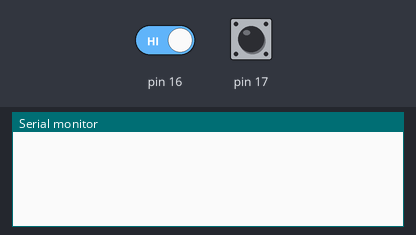
The sketch below on a simulated Arduino Uno, built with avr-gcc and run on an emulated ATmega328P. Shown: the last lines printed to the serial monitor. The inputs (shaded band) are chosen by the test bench; at power-on: pin 16 HIGH, pin 17 LOW.

Above: at 1.2 s.
1.3 s: pin 16 driven LOW
At 2.3 s:
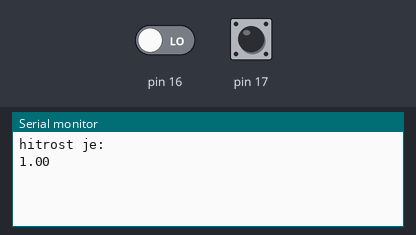
2.9 s: pin 17 pulsed HIGH 2 times (0.12 s each, 0.3 s apart)
At 4.5 s:
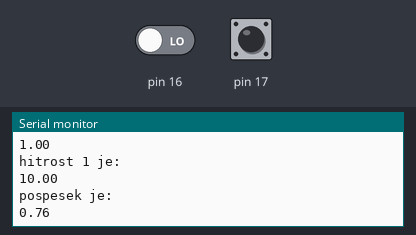

Measured:
- after the input at 1.3 s, the serial monitor: prints a new line after 0.11 s (image 1)
- after the input at 2.9 s, the serial monitor: prints a new line after 0.23 s (image 2)

The sketch:

Arduinoprogram.ino
```cpp
void setup() {
  // put your setup code here, to run once:
  pinMode(18,INPUT);
  Serial.begin(9600);

}

void loop() {
  // put your main code here, to run repeatedly:
  int stanje_vhoda =0;
  stanje_vhoda = digitalRead(16); // Prva vrata smo priključili na vhod števila 16.

   while(digitalRead(16) == 0){
   }
   long t1 = millis();
   delay(10);         //Čakam...
   //Serial.println("prekinjeno"); // Ko so prve svetlobna vrata prekinjena nam izpiše 0 oziroma prekinjeno. Začnemo beležiti čas (t1), ko se prekinejo.

   while(digitalRead(16) == 1){
   }
   long t2 = millis ();
   delay(10);     //Čakam...
   //Serial.println("prosto");  //Ko prva svetlobna vrata niso prekinjena nam izpiše 1 oziroma prosto. Zabeležimo čas(t2), ko so zopet prosta.

   long dt = (t2 - t1) ;  //Izračun spremembe zabeleženih časov na prvih svetlobnih vratih.
   //Serial.println(dt);
   delay(100);    //Čakam...

    Serial.println("hitrost je:");
    float v  = 1300 / (dt);     //1300 mm je enako velikosti prepreke, ki potuje skozi svetlobna vrata.
    Serial.println(v);//Izpiše se nam hitrost na prvih svetlobnih vratih.
    delay(100);     //Čakam...


    stanje_vhoda = digitalRead(17);   // Druga vrata smo priključili na vhod števila 17 (A3).

   while(digitalRead(17) == 0){
   }
   long t3 = millis();
   delay(10);    //Čakam...
   //Serial.println("prekinjeno1");    //Ko so druga svetlobna vrata prekinjena nam izpiše 0 oziroma prekinjeno1. Začnemo beležiti čas (t3), ko se prekinejo.

   while(digitalRead(17) == 1){
   }
   long t4 = millis ();
   delay(10);    //Čakam...
   //Serial.println("prosto1");       //Ko prva svetlobna vrata niso prekinjena nam izpiše 1 oziroma prosto1. Zabeležimo čas(t4), ko so zopet prosta.

   long dt1 = (t4 - t3) ;           //Izračun spremembe zabeleženih časov na drugih svetlobnih vratih.
   //Serial.println(dt1);
   delay(100);    //Čakam...

    Serial.println("hitrost 1 je:");
    float v1  = 1300/ (dt1);         //1300 mm je enako velikosti prepreke, ki potuje skozi svetlobna vrata.
    Serial.println(v1);           //Izpiše se nam hitrost na drugih svetlobnih vratih.
    delay(100);    //Čakam...

   Serial.println("pospesek je:");  // Izračun pospešeka naše prepreke skozi prva in druga svetlobna vrata.
   float a = (v1-v)/(dt-dt1) *100;
   Serial.println(a);
   delay(100);   //Čakam...


   }
```
